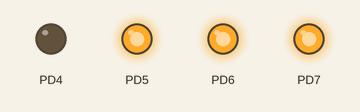
Recording of a program running on a simulated ATmega32, built with avr-gcc and emulated at 16 MHz. Shown: output pins drawn as LEDs (lit = HIGH).

Above: at 0.1 s.
At 6.1 s:
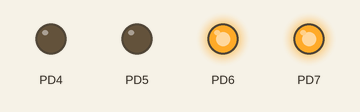
At 19.1 s:
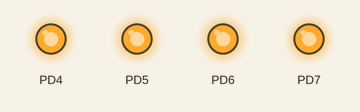
At 39.1 s:
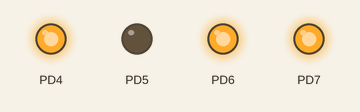
Timing chart, 0 to 40.0 s (numbered marks = the images above):
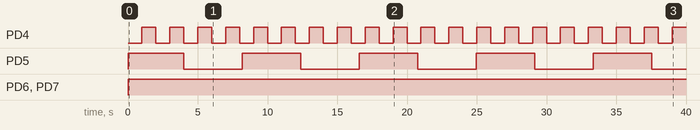

The program:

main.c
```c
/*
 * main.c
 *
 *  Created on: Jul 14, 2019
 *      Author: abdelrhman
 */

#include "LED_MATRIX/MATRIX.h"
#include "7SEGMENT/7SEGMENT.h"
#include "LCD/LCD.h"
#include "KEYPAD/KEYPAD.h"
#include <util/delay.h>
#include "TIMER0/TIMER0.h"
#include "avr/io.h"
#include "avr/interrupt.h"

ISR(TIMER1_OVF_vect){
	PORTD ^= (1<<5);
}


int main(void) {
	DDRD |= (1<<5) | (1<<4) | (1<<6) | (1<<7);
	PORTD |= (1<<5) | (1<<4) | (1<<6) | (1<<7);
	TCCR1A = 0x00;
	TCCR1B = 0x05;
	TCNT1H = 3036>>8;
	TCNT1L = 3036 & 0x00FF;
	TIMSK |= (1<<2);
	sei();

	while(1){
		PORTD ^= (1<<4);
		_delay_ms(1000);
	}

	return 1;
}
```

7SEGMENT.c
```c
/*
 * 7SEGMENT.c
 *
 *  Created on: Jul 19, 2019
 *      Author: abdelrhman
 */

#include "7SEGMENT.h"
#include "avr/io.h"
#include <util/delay.h>

void SEG_Init(void){

	BCD_DDR		 = 0b00001111;
	_7SEG_EN_DDR = 0b00111100;
}

void SEG_Print(unsigned char number, unsigned char DisplayNum){
	switch (DisplayNum) {
		//    				  76543210
		case 4: _7SEG_EN = ~0b00010000; break;
		case 3: _7SEG_EN = ~0b00100000; break;
		case 2: _7SEG_EN = ~0b00001000; break;
		case 1: _7SEG_EN = ~0b00000100; break;
	}
	BCD_DATA = (BCD_DATA & 0b11110000) | number;
}
```

7SEGMENT.h
```c
/*
 * 7SEGMENT.h
 *
 *  Created on: Jul 19, 2019
 *      Author: abdelrhman
 */

#ifndef _7SEGMENT_H_
#define _7SEGMENT_H_

#define BCD_DATA PORTB
#define _7SEG_EN PORTC

#define BCD_DDR 	 DDRB
#define _7SEG_EN_DDR DDRC

extern void SEG_Print(unsigned char number, unsigned char DisplayNum);
extern void SEG_Init(void);

#endif /* _7SEGMENT_H_ */
```

MATRIX.c
```c
/*
 * MATRIX.c
 *
 *  Created on: Jul 18, 2019
 *      Author: abdelrhman
 */

#include "MATRIX.h"
#include "avr/io.h"
#include <util/delay.h>

const unsigned char ColsValue[8] = {0x80, 0x40, 0x20, 0x10, 0x08, 0x04, 0x02, 0x01};

const unsigned char CharSet[][8] = {
		//-------------------A----------------------
		{ 0xff, 0xff, 0x01, 0x76, 0x76, 0x01, 0xff, 0xff},
		//-------------------B----------------------
		{ 0xff, 0xff, 0x00, 0xb6, 0xb6, 0xc9, 0xff, 0xff},
		//-------------------D----------------------
		{ 0xff, 0xff, 0x00, 0x3e, 0x5d, 0xc9, 0xff, 0xff},
		//-------------------O----------------------
		{ 0xff, 0xe3, 0xdd, 0x3e, 0x3e, 0xdd, 0xe3, 0xff},
};

void Init_LedMatrix(void) {
	ROW_DDR = 0xff;
	COL_DDR = 0xff;
}

void DrawString(unsigned char *String){
	const unsigned char * volatile ptrChar;
	unsigned char RefreshRate = 0;
	unsigned char Values = 0;
	unsigned int u = 0 ;
	for(; u < sizeof(String) - 1 ; u++) {
		switch (String[u]) {
			case 'A': ptrChar = CharSet[0]; break;
			case 'B': ptrChar = CharSet[1]; break;
			case 'D': ptrChar = CharSet[2]; break;
			case 'O': ptrChar = CharSet[3]; break;
		}

		for(; RefreshRate < 500 ; RefreshRate++) {
				for(; Values < 8 ; Values++){
					COL_PORT = ColsValue[Values];
					ROW_PORT = ptrChar[Values];
					_delay_us(150);
				}
		}
		RefreshRate = 0;
		Values = 0;
	}
}
```

MATRIX.h
```c
/*
 * MATRIX.H
 *
 *  Created on: Jul 18, 2019
 *      Author: abdelrhman
 */


#ifndef LED_MATRIX_H_
#define LED_MATRIX_H_


#define COL_PORT PORTC
#define ROW_PORT PORTD

#define COL_DDR  DDRC
#define ROW_DDR  DDRD

extern void DrawString(unsigned char *String);
extern void Init_LedMatrix(void);

#endif /* LED_MATRIX_H_ */
```

TIMER0.c
```c
/*
 * TIMER0.c
 *
 *  Created on: Aug 8, 2019
 *      Author: abdelrhman
 */
#include "TIMER0.h"
#include "avr/interrupt.h"
#include "avr/io.h"


struct STimer0_Settings Timer0_Configuration;
int TOV_Number ;

static void (*Ptr_To_OVFI)(void);
static void (*Ptr_To_OCMI)(void);

void TMR0_Init(struct STimer0_Settings Configuration) {
	Timer0_Configuration = Configuration ;

	/*********************Adjust Mode***********************/
	if (Timer0_Configuration.Timer0_Mode == NORMAL ) {
		TCCR0 &= ~(1<<WGM00);
		TCCR0 &= ~(1<< WGM01);
	}

	if (Timer0_Configuration.Timer0_Mode == CTC ) {
		TCCR0 &= ~(1<<WGM00);
		TCCR0 |= (1<< WGM01);
	}

	if (Timer0_Configuration.Timer0_Mode == PWM_PHASE_CORRECT ) {
		TCCR0 |= (1<< WGM00);
		TCCR0 |= (1<< WGM01);

		if(Timer0_Configuration.Timer0_PWM == NON_INVERTED){
			TCCR0 &= ~(1<<COM00);
			TCCR0 |= (1<<COM01);
		}

		else if (Timer0_Configuration.Timer0_PWM == INVERTED){
			TCCR0 |= (1<<COM00);
			TCCR0 |= (1<<COM01);
		}
	}

	if (Timer0_Configuration.Timer0_Mode == FAST_PWM ) {
		TCCR0 &= ~(1<<WGM00);
		TCCR0 |= (1<< WGM01);

		if(Timer0_Configuration.Timer0_PWM == NON_INVERTED){
					TCCR0 &= ~(1<<COM00);
					TCCR0 |= (1<<COM01);
		}

		else if (Timer0_Configuration.Timer0_PWM == INVERTED){
			TCCR0 |= (1<<COM00);
			TCCR0 |= (1<<COM01);
		}
	}


	/************************Adjust prescalar************************/
	TCCR0 = TCCR0 | Timer0_Configuration.Timer0_PRESCALAR;

	/**************************TMR0 Enable/Disable********************/
	if (Timer0_Configuration.Timer0_OVFI == TOIE0_enable ) {
		TIMSK |= 1<< TOIE0;
	}

	else if (Timer0_Configuration.Timer0_OVFI == TOIE0_disable) {
		TIMSK &= ~(1<< TOIE0);
	}

	/**************************OCR0 Enable/Disable********************/
	if (Timer0_Configuration.Timer0_OCIE == OCIE0_enable ) {
		TIMSK |= 1<< OCIE0;
	}

	else if (Timer0_Configuration.Timer0_OCIE == OCIE0_disable) {
		TIMSK &= ~(1<< OCIE0);

	}

}

void TMR0_ReadCounterValue(unsigned char *u8NumOfTicks) {
	*u8NumOfTicks = TCNT0;
}

void TMR0_Set_Compare_Value(unsigned char  u8Val) {
	OCR0 = u8Val;
}

void TMR0_Set_Counter_Value(unsigned char  u8Val) {
	TCNT0 = u8Val;

}

//used for set the Number of OverFlow (Used for SW Counters)

void TMR0_Set_TOV_Number(int  u8Val) {
	TOV_Number = u8Val;

}

void TMR0_Get_TOV_Number(int *u8Val) {
	*u8Val = TOV_Number ;
}


void TMR0_Get_Ticks_of_SWcounter (int *u8Val) {
	*u8Val =  256*TOV_Number + TCNT0;
}


void callback_TMR0_Overflow_Interrupt (void(*Ptr_to_OVI_Function)(void)) {
	Ptr_To_OVFI = Ptr_to_OVI_Function ;

}

void callback_OCR0_Compare_Match_Interrupt(void(*Ptr_to_OCM_Function)(void)) {
	Ptr_To_OCMI = Ptr_to_OCM_Function ;
}


ISR(TIMER0_COMP_vect) {
	(*Ptr_To_OCMI)();
}

ISR(TIMER0_OVF_vect) {
	TOV_Number++;
	(*Ptr_To_OVFI)();
}
```

TIMER0.h
```c
/*
 * TIMER0.h
 *
 *  Created on: Aug 8, 2019
 *      Author: abdelrhman
 */

#ifndef _TIMER0_H_
#define _TIMER0_H_


/**************************TCCR0 Registers*************************************/
#define FOC0 	7
#define WGM00	6
#define COM01 	5
#define COM00	4
#define WGM01	3
#define CS02 	2
#define CS01 	1
#define CS00 	0
/**************************Enable TMR0 Pin*************************************/
#define TOIE0	0
#define OCIE0	1


enum WAVE_FORM_GEN   //Timer/Counter0 Output Compare Match Interrupt Enable
{
	NORMAL,
	PWM_PHASE_CORRECT,
	CTC,
	FAST_PWM
};

enum PWM
{
	NON_INVERTED,
	INVERTED
};

enum TOVFIE0
{
	TOIE0_enable,
	TOIE0_disable
};

enum OCMIE0   //Timer/Counter0 Output Compare Match Interrupt Enable
{
	OCIE0_enable ,
	OCIE0_disable
};


enum TMR0_PRESCALAR
{
	NO_CLK_SRC = 0, //Timer Disable
	NO_PRESCALING = 1,
	PRESCALING_CLK8 = 2,
	PRESCALING_CLK64 = 3,
	PRESCALING_CLK256 = 4,
	PRESCALING_CLK1024 = 5,
	EXT_CLK_FALLING = 6,
	EXT_CLK_RISING = 7
};


typedef struct STimer0_Settings
{
	enum TOVFIE0 Timer0_OVFI ;
	enum OCMIE0 Timer0_OCIE;
	enum WAVE_FORM_GEN Timer0_Mode ;
	enum PWM Timer0_PWM;
	enum TMR0_PRESCALAR Timer0_PRESCALAR;
}Timer0_Settings;

extern void TMR0_Init(struct STimer0_Settings Configuration);
extern void TMR0_ReadCounterValue(unsigned char* u8NumOfTicks);
extern void TMR0_Set_Compare_Value(unsigned char u8Val);

extern void TMR0_Set_TOV_Number(int u8Val);
extern void TMR0_Get_TOV_Number(int *u8Val);
extern void TMR0_Set_Counter_Value(unsigned char  u8Val);
////SW Counter
extern void TMR0_Get_Ticks_of_SWcounter (int *u8Val);

//ISR
extern void callback_TMR0_Overflow_Interrupt (void(*Ptr_to_OVI_Function)(void));
extern void callback_OCR0_Compare_Match_Interrupt(void(*Ptr_to_OCM_Function)(void));

#endif /* _TIMER0_H_ */
```

KEYPAD.c
```c
/*
 * KEYPAD.c
 *
 *  Created on: Jul 22, 2019
 *      Author: abdelrhman
 */

#include "KEYPAD.h"
#include"avr/io.h"

const unsigned char PortValue[3] = { 0x7C, 0xBC, 0xDC };
const unsigned char Numbers[3][3]   = { {3, 4, 7},
									    {1, 5, 8},
									    {2, 6, 9}
};

void KEYPAD_Init(void){
	KEYPADDDR  = 0xE0;
	KEYPADPORT = 0xFF;
}

unsigned char KEYPAD_PressedKey(void){
	unsigned char i;
	for(i = 0 ; i < 3 ; i++){
		KEYPADPORT = PortValue[i];
		if (!(ROW1)) {
			while(!(ROW1));
			return Numbers[i][0];
		}
		if (!(ROW2)) {
			while(!(ROW2));
			return Numbers[i][1];
		}
		if (!(ROW3)){
			while(!(ROW3));
			return Numbers[i][2];
		}
	}
	return 0;
}
```

KEYPAD.h
```c
/*
 * KEYPAD.h
 *
 *  Created on: Jul 22, 2019
 *      Author: abdelrhman
 */

#ifndef KEYPAD_H_
#define KEYPAD_H_

#define KEYPADDDR  DDRA
#define KEYPADPORT PORTA

#define ROW1 PINA & (1<<4)
#define ROW2 PINA & (1<<3)
#define ROW3 PINA & (1<<2)

extern void KEYPAD_Init(void);
extern unsigned char KEYPAD_PressedKey(void);

#endif /* KEYPAD_H_ */
```

LCD.c
```c
/*
 * LCD.c
 *
 *  Created on: Jul 19, 2019
 *      Author: abdelrhman
 */

#include "LCD.h"
#include "avr/io.h"
#include <util/delay.h>
#include <stdio.h>

void LCD_Command( unsigned char cmnd ) {
	WRITE_H_NIBBLE(LCD_DPRT, cmnd);
	LCD_CPRT &= ~(1<<LCD_RS);
	LCD_CPRT |=  (1<<LCD_EN);
	_delay_us(1);
	LCD_CPRT &= ~(1<<LCD_EN);
	_delay_us(100);
	WRITE_L_NIBBLE(LCD_DPRT, cmnd);
	LCD_CPRT |=  (1<<LCD_EN);
	_delay_us(1);
	LCD_CPRT &= ~(1<<LCD_EN);
	_delay_us(100);
}

void LCD_Data( unsigned char data ) {
	WRITE_H_NIBBLE(LCD_DPRT, data);
	LCD_CPRT |=  (1<<LCD_RS);
	LCD_CPRT |=  (1<<LCD_EN);
	_delay_us(1);
	LCD_CPRT &= ~(1<<LCD_EN);
	WRITE_L_NIBBLE(LCD_DPRT, data);
	LCD_CPRT |=  (1<<LCD_EN);
	_delay_us(1);
	LCD_CPRT &= ~(1<<LCD_EN);
	_delay_us(100);
}

void LCD_Init() {
	LCD_DDDR = 0xF0;
	LCD_CDDR |= (1<<LCD_RS) | (1<<LCD_EN);
	LCD_CPRT &= ~(1<<LCD_EN);
	LCD_Command(_4BITS_2LINES);
	LCD_Command(DISPLAY_ON_CURSOR_OFF);
	LCD_Command(CLEAR_SCREEN);
	_delay_us(2000);
	LCD_Command(ENTRY_MODE);
}

void LCD_XY(unsigned char x, unsigned char y) {
	unsigned char RowAdd[] = {0x80, 0xC0};
	LCD_Command(RowAdd[x] + y);
	_delay_us(100);
}

void LCD_Print(char * str ) {
	unsigned char i = 0;
	while(str[i] != 0) LCD_Data(str[i++]);
}

void LCD_Clear(void){
	LCD_Command(CLEAR_SCREEN);
	_delay_us(2000);
}

void LCD_WriteINT(unsigned int num){
	char Str[32];
	sprintf(Str,"%d",num);
	LCD_Print(Str);
}

void LCD_WriteFLOAT(double num){
	char Str[32];
	sprintf(Str,"%f",num);
	LCD_Print(Str);
}
```

LCD.h
```c
/*
 * LCD.h
 *
 *  Created on: Jul 19, 2019
 *      Author: abdelrhman
 */

#ifndef _LCD_H_
#define _LCD_H_

#define	LCD_DPRT  PORTB
#define	LCD_DDDR  DDRB

#define	LCD_CPRT  PORTC
#define	LCD_CDDR  DDRC

#define	LCD_RS  6
#define	LCD_EN  7

#define _4BITS_2LINES 		  0X28
#define DISPLAY_ON_CURSOR_OFF 0X0C
#define CLEAR_SCREEN 		  0X01
#define ENTRY_MODE 	          0x06

#define WRITE_H_NIBBLE(PORT, VALUE) PORT = (PORT & 0X0F) | (VALUE & 0XF0)
#define WRITE_L_NIBBLE(PORT, VALUE) PORT = (PORT & 0X0F) | ((VALUE << 4) & 0XF0)


extern void LCD_Command( unsigned char cmnd );
extern void LCD_Data( unsigned char data );
extern void LCD_Init(void);
extern void LCD_XY(unsigned char x, unsigned char y);
extern void LCD_Print(char * str );
extern void LCD_Clear(void);
extern void LCD_WriteINT(unsigned int num);
extern void LCD_WriteFLOAT(double num);

#endif /* _LCD_H_ */
```

Measured:
- by itself, PD4: alternates HIGH for 1.0 s and LOW for 1.0 s
- by itself, PD5: alternates HIGH for 4.2 s and LOW for 4.2 s
- by itself, PD6, PD7: LOW → HIGH at 0.00 s
